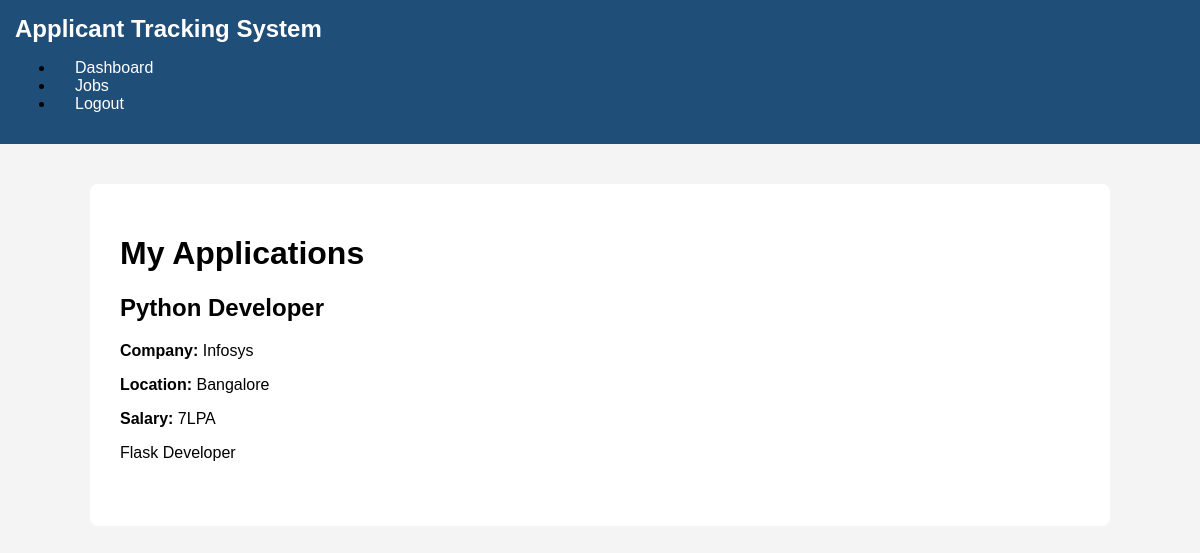
The page /my_applications (signed in) on the database its author committed.
### app.py (models this page shows)
class Job(db.Model):
    id = db.Column(db.Integer, primary_key=True)
    title = db.Column(db.String(100), nullable=False)
    company = db.Column(db.String(100), nullable=False)
    location = db.Column(db.String(100), nullable=False)
    salary = db.Column(db.String(50))
    description = db.Column(db.Text)

### app.py (the view)
@app.route("/my_applications")
def my_applications():
    if "user_id" not in session:
        return redirect(url_for("login"))
    applications = (
        db.session.query(Job)
        .join(Application, Job.id == Application.job_id)
        .filter(Application.user_id == session["user_id"])
        .all()
    )
    return render_template(
        "my_applications.html",
        applications=applications
    )

### templates/my_applications.html (shortened to what this page needs)
<!DOCTYPE html>
<html>
<head>
    <link rel="stylesheet"
          href="{{ url_for('static', filename='style.css') }}">
</head>
<body>
<nav>
    <h2>Applicant Tracking System</h2>
    <ul>
        <li><a href="{{ url_for('dashboard') }}">Dashboard</a></li>
        <li><a href="{{ url_for('jobs') }}">Jobs</a></li>
        <li><a href="{{ url_for('logout') }}">Logout</a></li>
    </ul>
</nav>
<div class="container">
<h1>My Applications</h1>
{% if applications %}
    {% for job in applications %}
    <div class="card">
        <h2>{{ job.title }}</h2>
        <p><strong>Company:</strong> {{ job.company }}</p>
        <p><strong>Location:</strong> {{ job.location }}</p>
        <p><strong>Salary:</strong> {{ job.salary }}</p>
        <p>{{ job.description }}</p>
    </div>
    <br>
    {% endfor %}
{% else %}
<h3>No applications found.</h3>
{% endif %}
</div>
</body>
</html>

### static/style.css (style rules this page uses)
body { margin:0; font-family:Arial, sans-serif; background:#f4f4f4; }
nav { background:#1f4e79; padding:15px; }
nav h2 { color:white; display:inline; }
nav a { color:white; text-decoration:none; margin-left:20px; }
.container { width:80%; margin:40px auto; background:white; padding:30px; border-radius:8px; }

### rows shown on the page
Job: title "Python Developer", company "Infosys", location "Bangalore", salary "7LPA", description "Flask Developer"
